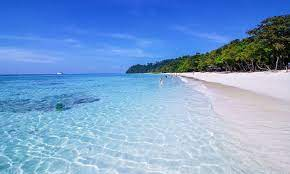
%> input picture Ex715_Psudo_Coloring/testImg.jpg, 290 x 174 px
$ octave M_712CS63112_Psudo_Coloring.m   (GNU Octave 9; MATLAB toolbox functions it lacks are replaced by stand-ins)
%> lines starting %> are read from the running program, lines starting %| are printed output that depends on the picture
% M_712CS63112.m

% เขียนคำสั่ง Matlab เพื่อทำขบวนการ Psudo-Coloring ด้วยเทคนิค (i)
% intensity Slicing และ (ii) เทคนิคการใช้ฟังก์ชัน | cos(x + ɸ) |

clc
clear
[filename pathname] = uigetfile({'*.jpg';'*.png';'*.bmp'},'File Selector');
%> the answer given: Ex715_Psudo_Coloring/testImg.jpg
pathf = strcat(pathname, filename);
f = imread(pathf);
%> f is the input picture: size 174x290x3 uint8; mean R, G, B 122.2, 159.8, 207.4

% Ref: https://www.mathworks.com/matlabcentral/fileexchange/28355-pseudocolor-image-processing
%program for pseudo coloring
%here a range of gray levels have been allocated a colour
% PROGRAM BY: Deepak Kumar Rout (mail4zing007@gmail.com)
% Dept of Electronics and Communication Engineering
% VSSUT, Burla, Sambalpur,Orissa, India

y=rgb2gray(f);
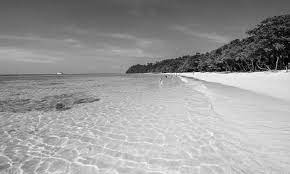
%> y: size 174x290 uint8; min 0, max 254, mean 154
[p,q,r]=size(y);
%> p = 174; q = 290; r = 1
for i=1:1:p
    for j=1:1:q
        if (y(i,j)>= 0) && (y(i,j)< 18)
            x(i,j,1)=0;
            x(i,j,2)=0;
            x(i,j,3)=0;
        elseif (y(i,j)>= 18) && (y(i,j)< 36)
            x(i,j,1)=237;
            x(i,j,2)=27;
            x(i,j,3)=36;
        elseif (y(i,j)>= 36) && (y(i,j)< 54)
            x(i,j,1)=228;
            x(i,j,2)=142;
            x(i,j,3)=31;
        elseif (y(i,j)>= 54) && (y(i,j)< 72)
            x(i,j,1)=251;
            x(i,j,2)=179;
            x(i,j,3)=180;
        elseif (y(i,j)>= 72) && (y(i,j)< 90)
            x(i,j,1)=21;
            x(i,j,2)=154;
            x(i,j,3)=233;
        elseif (y(i,j)>= 90) && (y(i,j)< 108)
            x(i,j,1)=116;
            x(i,j,2)=3;
            x(i,j,3)=59;
        elseif (y(i,j)>= 108) && (y(i,j)< 126)
            x(i,j,1)=252;
            x(i,j,2)=234;
            x(i,j,3)=12;
        elseif (y(i,j)>= 126) && (y(i,j)< 144)
             x(i,j,1)=146;
            x(i,j,2)=80;
            x(i,j,3)=167;
        elseif (y(i,j)>= 144) && (y(i,j)< 162)
            x(i,j,1)=203;
            x(i,j,2)=213;
            x(i,j,3)=62;
        elseif (y(i,j)>= 162) && (y(i,j)< 180)
            x(i,j,1)=59;
            x(i,j,2)=165;
            x(i,j,3)=77;
        elseif (y(i,j)>= 180) && (y(i,j)< 198)
            x(i,j,1)=48;
            x(i,j,2)=85;
            x(i,j,3)=173;
        elseif (y(i,j)>= 198) && (y(i,j)< 216)
            x(i,j,1)=126;
            x(i,j,2)=180;
            x(i,j,3)=67;
        elseif (y(i,j)>= 216) && (y(i,j)< 232)
            x(i,j,1)=16;
            x(i,j,2)=233;
            x(i,j,3)=59;
        elseif (y(i,j)>= 232) && (y(i,j)< 255)
            x(i,j,1)=255;
            x(i,j,2)=255;
            x(i,j,3)=100;
        end
    end
end
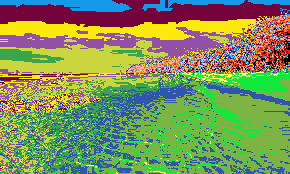
%> x: size 174x290x3 double; mean R, G, B 125.8, 145.4, 91.4
% subplot(1,2,1);
imshow(y);
% subplot(1,2,2);
x=x/255;
figure
% image(x);
imshow(x);


% Psudo-Coloring ด้วยเทคนิค (i) intensity Slicing
% https://www.sciencepubco.com/index.php/ijet/article/download/19707/9140

% (ii) เทคนิคการใช้ฟังก์ชัน | cos(x + ɸ) |
% https://www.mathworks.com/help/matlab/ref/pcolor.html
